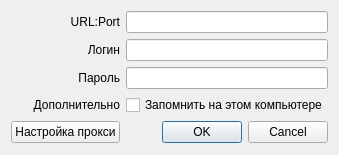
<?xml version="1.0" encoding="UTF-8"?>
<ui version="4.0">
 <class>LoginDialog</class>
 <widget class="QDialog" name="LoginDialog">
  <property name="geometry">
   <rect>
    <x>0</x>
    <y>0</y>
    <width>336</width>
    <height>155</height>
   </rect>
  </property>
  <property name="windowTitle">
   <string>Авторизация</string>
  </property>
  <layout class="QGridLayout" name="gridLayout">
   <item row="5" column="1">
    <widget class="QDialogButtonBox" name="buttonBox">
     <property name="standardButtons">
      <set>QDialogButtonBox::StandardButton::Cancel|QDialogButtonBox::StandardButton::Ok</set>
     </property>
    </widget>
   </item>
   <item row="1" column="1">
    <widget class="QLineEdit" name="lineEdit_url"/>
   </item>
   <item row="2" column="1">
    <widget class="QLineEdit" name="lineEdit_login"/>
   </item>
   <item row="5" column="0">
    <widget class="QPushButton" name="proxyButton">
     <property name="text">
      <string>Настройка прокси</string>
     </property>
    </widget>
   </item>
   <item row="3" column="1">
    <widget class="QLineEdit" name="lineEdit_password">
     <property name="echoMode">
      <enum>QLineEdit::EchoMode::Password</enum>
     </property>
    </widget>
   </item>
   <item row="4" column="1">
    <widget class="QCheckBox" name="checkBox_save">
     <property name="text">
      <string>Запомнить на этом компьютере</string>
     </property>
    </widget>
   </item>
   <item row="1" column="0">
    <widget class="QLabel" name="label_url">
     <property name="text">
      <string>URL:Port</string>
     </property>
     <property name="alignment">
      <set>Qt::AlignmentFlag::AlignRight|Qt::AlignmentFlag::AlignTrailing|Qt::AlignmentFlag::AlignVCenter</set>
     </property>
    </widget>
   </item>
   <item row="2" column="0">
    <widget class="QLabel" name="label_login">
     <property name="text">
      <string>Логин</string>
     </property>
     <property name="alignment">
      <set>Qt::AlignmentFlag::AlignRight|Qt::AlignmentFlag::AlignTrailing|Qt::AlignmentFlag::AlignVCenter</set>
     </property>
    </widget>
   </item>
   <item row="3" column="0">
    <widget class="QLabel" name="label_password">
     <property name="text">
      <string>Пароль</string>
     </property>
     <property name="alignment">
      <set>Qt::AlignmentFlag::AlignRight|Qt::AlignmentFlag::AlignTrailing|Qt::AlignmentFlag::AlignVCenter</set>
     </property>
    </widget>
   </item>
   <item row="4" column="0">
    <widget class="QLabel" name="label_advanced">
     <property name="text">
      <string>Дополнительно</string>
     </property>
     <property name="alignment">
      <set>Qt::AlignmentFlag::AlignRight|Qt::AlignmentFlag::AlignTrailing|Qt::AlignmentFlag::AlignVCenter</set>
     </property>
    </widget>
   </item>
  </layout>
 </widget>
 <resources/>
 <connections>
  <connection>
   <sender>buttonBox</sender>
   <signal>accepted()</signal>
   <receiver>LoginDialog</receiver>
   <slot>accept()</slot>
   <hints>
    <hint type="sourcelabel">
     <x>225</x>
     <y>130</y>
    </hint>
    <hint type="destinationlabel">
     <x>167</x>
     <y>77</y>
    </hint>
   </hints>
  </connection>
  <connection>
   <sender>buttonBox</sender>
   <signal>rejected()</signal>
   <receiver>LoginDialog</receiver>
   <slot>reject()</slot>
   <hints>
    <hint type="sourcelabel">
     <x>225</x>
     <y>130</y>
    </hint>
    <hint type="destinationlabel">
     <x>167</x>
     <y>77</y>
    </hint>
   </hints>
  </connection>
 </connections>
</ui>
